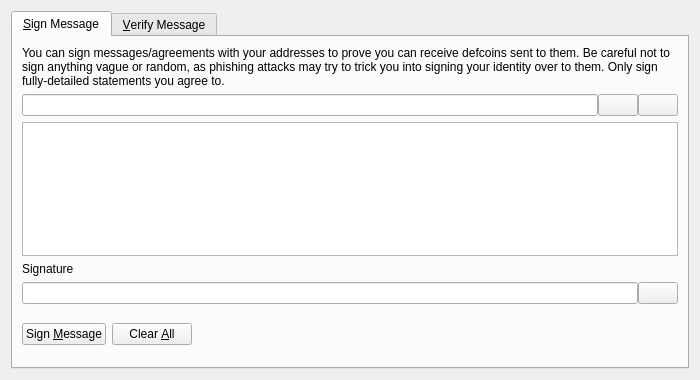
<?xml version="1.0" encoding="UTF-8"?>
<ui version="4.0">
 <class>SignVerifyMessageDialog</class>
 <widget class="QDialog" name="SignVerifyMessageDialog">
  <property name="geometry">
   <rect>
    <x>0</x>
    <y>0</y>
    <width>700</width>
    <height>380</height>
   </rect>
  </property>
  <property name="windowTitle">
   <string>Signatures - Sign / Verify a Message</string>
  </property>
  <property name="modal">
   <bool>true</bool>
  </property>
  <layout class="QVBoxLayout" name="verticalLayout">
   <item>
    <widget class="QTabWidget" name="tabWidget">
     <property name="currentIndex">
      <number>0</number>
     </property>
     <widget class="QWidget" name="tabSignMessage">
      <attribute name="title">
       <string>&amp;Sign Message</string>
      </attribute>
      <layout class="QVBoxLayout" name="verticalLayout_SM">
       <item>
        <widget class="QLabel" name="infoLabel_SM">
         <property name="text">
          <string>You can sign messages/agreements with your addresses to prove you can receive defcoins sent to them. Be careful not to sign anything vague or random, as phishing attacks may try to trick you into signing your identity over to them. Only sign fully-detailed statements you agree to.</string>
         </property>
         <property name="textFormat">
          <enum>Qt::PlainText</enum>
         </property>
         <property name="wordWrap">
          <bool>true</bool>
         </property>
        </widget>
       </item>
       <item>
        <layout class="QHBoxLayout" name="horizontalLayout_1_SM">
         <property name="spacing">
          <number>0</number>
         </property>
         <item>
          <widget class="QValidatedLineEdit" name="addressIn_SM">
           <property name="toolTip">
            <string>The Defcoin address to sign the message with</string>
           </property>
          </widget>
         </item>
         <item>
          <widget class="QPushButton" name="addressBookButton_SM">
           <property name="toolTip">
            <string>Choose previously used address</string>
           </property>
           <property name="text">
            <string/>
           </property>
           <property name="icon">
            <iconset resource="../bitcoin.qrc">
             <normaloff>:/icons/address-book</normaloff>:/icons/address-book</iconset>
           </property>
           <property name="shortcut">
            <string>Alt+A</string>
           </property>
           <property name="autoDefault">
            <bool>false</bool>
           </property>
          </widget>
         </item>
         <item>
          <widget class="QPushButton" name="pasteButton_SM">
           <property name="toolTip">
            <string>Paste address from clipboard</string>
           </property>
           <property name="text">
            <string/>
           </property>
           <property name="icon">
            <iconset resource="../bitcoin.qrc">
             <normaloff>:/icons/editpaste</normaloff>:/icons/editpaste</iconset>
           </property>
           <property name="shortcut">
            <string>Alt+P</string>
           </property>
           <property name="autoDefault">
            <bool>false</bool>
           </property>
          </widget>
         </item>
        </layout>
       </item>
       <item>
        <widget class="QPlainTextEdit" name="messageIn_SM">
         <property name="toolTip">
          <string>Enter the message you want to sign here</string>
         </property>
        </widget>
       </item>
       <item>
        <widget class="QLabel" name="signatureLabel_SM">
         <property name="text">
          <string>Signature</string>
         </property>
         <property name="textFormat">
          <enum>Qt::PlainText</enum>
         </property>
        </widget>
       </item>
       <item>
        <layout class="QHBoxLayout" name="horizontalLayout_2_SM">
         <property name="spacing">
          <number>0</number>
         </property>
         <item>
          <widget class="QLineEdit" name="signatureOut_SM">
           <property name="font">
            <font>
             <italic>true</italic>
            </font>
           </property>
           <property name="readOnly">
            <bool>true</bool>
           </property>
          </widget>
         </item>
         <item>
          <widget class="QPushButton" name="copySignatureButton_SM">
           <property name="toolTip">
            <string>Copy the current signature to the system clipboard</string>
           </property>
           <property name="text">
            <string/>
           </property>
           <property name="icon">
            <iconset resource="../bitcoin.qrc">
             <normaloff>:/icons/editcopy</normaloff>:/icons/editcopy</iconset>
           </property>
           <property name="autoDefault">
            <bool>false</bool>
           </property>
          </widget>
         </item>
        </layout>
       </item>
       <item>
        <layout class="QHBoxLayout" name="horizontalLayout_3_SM">
         <item>
          <widget class="QPushButton" name="signMessageButton_SM">
           <property name="toolTip">
            <string>Sign the message to prove you own this Defcoin address</string>
           </property>
           <property name="text">
            <string>Sign &amp;Message</string>
           </property>
           <property name="icon">
            <iconset resource="../bitcoin.qrc">
             <normaloff>:/icons/edit</normaloff>:/icons/edit</iconset>
           </property>
           <property name="autoDefault">
            <bool>false</bool>
           </property>
          </widget>
         </item>
         <item>
          <widget class="QPushButton" name="clearButton_SM">
           <property name="toolTip">
            <string>Reset all sign message fields</string>
           </property>
           <property name="text">
            <string>Clear &amp;All</string>
           </property>
           <property name="icon">
            <iconset resource="../bitcoin.qrc">
             <normaloff>:/icons/remove</normaloff>:/icons/remove</iconset>
           </property>
           <property name="autoDefault">
            <bool>false</bool>
           </property>
          </widget>
         </item>
         <item>
          <spacer name="horizontalSpacer_1_SM">
           <property name="orientation">
            <enum>Qt::Horizontal</enum>
           </property>
           <property name="sizeHint" stdset="0">
            <size>
             <width>40</width>
             <height>48</height>
            </size>
           </property>
          </spacer>
         </item>
         <item>
          <widget class="QLabel" name="statusLabel_SM">
           <property name="font">
            <font>
             <weight>75</weight>
             <bold>true</bold>
            </font>
           </property>
           <property name="text">
            <string/>
           </property>
           <property name="wordWrap">
            <bool>true</bool>
           </property>
          </widget>
         </item>
         <item>
          <spacer name="horizontalSpacer_2_SM">
           <property name="orientation">
            <enum>Qt::Horizontal</enum>
           </property>
           <property name="sizeHint" stdset="0">
            <size>
             <width>40</width>
             <height>48</height>
            </size>
           </property>
          </spacer>
         </item>
        </layout>
       </item>
      </layout>
     </widget>
     <widget class="QWidget" name="tabVerifyMessage">
      <attribute name="title">
       <string>&amp;Verify Message</string>
      </attribute>
      <layout class="QVBoxLayout" name="verticalLayout_VM">
       <item>
        <widget class="QLabel" name="infoLabel_VM">
         <property name="text">
          <string>Enter the receiver's address, message (ensure you copy line breaks, spaces, tabs, etc. exactly) and signature below to verify the message. Be careful not to read more into the signature than what is in the signed message itself, to avoid being tricked by a man-in-the-middle attack. Note that this only proves the signing party receives with the address, it cannot prove sendership of any transaction!</string>
         </property>
         <property name="textFormat">
          <enum>Qt::PlainText</enum>
         </property>
         <property name="alignment">
          <set>Qt::AlignLeading|Qt::AlignLeft|Qt::AlignTop</set>
         </property>
         <property name="wordWrap">
          <bool>true</bool>
         </property>
        </widget>
       </item>
       <item>
        <layout class="QHBoxLayout" name="horizontalLayout_1_VM">
         <property name="spacing">
          <number>0</number>
         </property>
         <item>
          <widget class="QValidatedLineEdit" name="addressIn_VM">
           <property name="toolTip">
            <string>The Defcoin address the message was signed with</string>
           </property>
          </widget>
         </item>
         <item>
          <widget class="QPushButton" name="addressBookButton_VM">
           <property name="toolTip">
            <string>Choose previously used address</string>
           </property>
           <property name="text">
            <string/>
           </property>
           <property name="icon">
            <iconset resource="../bitcoin.qrc">
             <normaloff>:/icons/address-book</normaloff>:/icons/address-book</iconset>
           </property>
           <property name="shortcut">
            <string>Alt+A</string>
           </property>
           <property name="autoDefault">
            <bool>false</bool>
           </property>
          </widget>
         </item>
        </layout>
       </item>
       <item>
        <widget class="QPlainTextEdit" name="messageIn_VM"/>
       </item>
       <item>
        <widget class="QValidatedLineEdit" name="signatureIn_VM"/>
       </item>
       <item>
        <layout class="QHBoxLayout" name="horizontalLayout_2_VM">
         <item>
          <widget class="QPushButton" name="verifyMessageButton_VM">
           <property name="toolTip">
            <string>Verify the message to ensure it was signed with the specified Defcoin address</string>
           </property>
           <property name="text">
            <string>Verify &amp;Message</string>
           </property>
           <property name="icon">
            <iconset resource="../bitcoin.qrc">
             <normaloff>:/icons/transaction_0</normaloff>:/icons/transaction_0</iconset>
           </property>
           <property name="autoDefault">
            <bool>false</bool>
           </property>
          </widget>
         </item>
         <item>
          <widget class="QPushButton" name="clearButton_VM">
           <property name="toolTip">
            <string>Reset all verify message fields</string>
           </property>
           <property name="text">
            <string>Clear &amp;All</string>
           </property>
           <property name="icon">
            <iconset resource="../bitcoin.qrc">
             <normaloff>:/icons/remove</normaloff>:/icons/remove</iconset>
           </property>
           <property name="autoDefault">
            <bool>false</bool>
           </property>
          </widget>
         </item>
         <item>
          <spacer name="horizontalSpacer_1_VM">
           <property name="orientation">
            <enum>Qt::Horizontal</enum>
           </property>
           <property name="sizeHint" stdset="0">
            <size>
             <width>40</width>
             <height>48</height>
            </size>
           </property>
          </spacer>
         </item>
         <item>
          <widget class="QLabel" name="statusLabel_VM">
           <property name="font">
            <font>
             <weight>75</weight>
             <bold>true</bold>
            </font>
           </property>
           <property name="text">
            <string/>
           </property>
           <property name="wordWrap">
            <bool>true</bool>
           </property>
          </widget>
         </item>
         <item>
          <spacer name="horizontalSpacer_2_VM">
           <property name="orientation">
            <enum>Qt::Horizontal</enum>
           </property>
           <property name="sizeHint" stdset="0">
            <size>
             <width>40</width>
             <height>48</height>
            </size>
           </property>
          </spacer>
         </item>
        </layout>
       </item>
      </layout>
     </widget>
    </widget>
   </item>
  </layout>
 </widget>
 <customwidgets>
  <customwidget>
   <class>QValidatedLineEdit</class>
   <extends>QLineEdit</extends>
   <header>qvalidatedlineedit.h</header>
  </customwidget>
 </customwidgets>
 <resources>
  <include location="../bitcoin.qrc"/>
 </resources>
 <connections/>
</ui>
